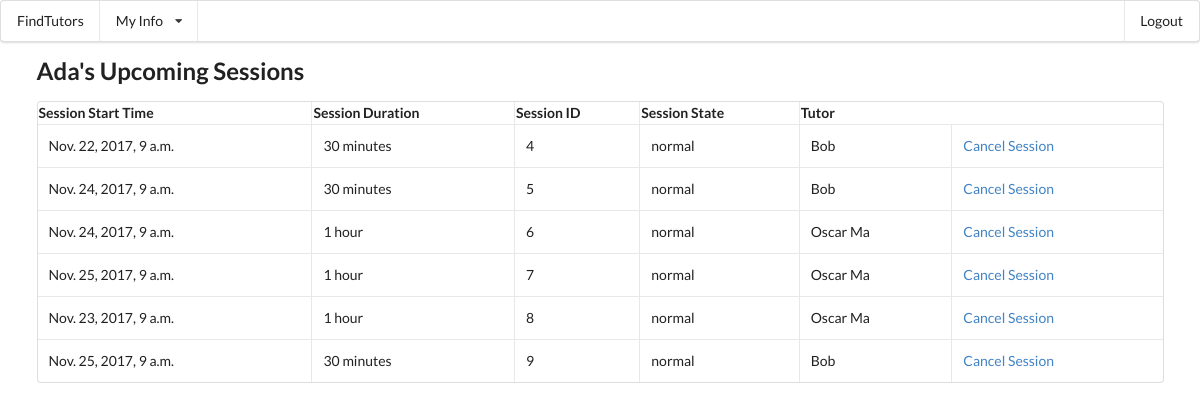
The app's page /main/upcomingSessions (signed in), older data.
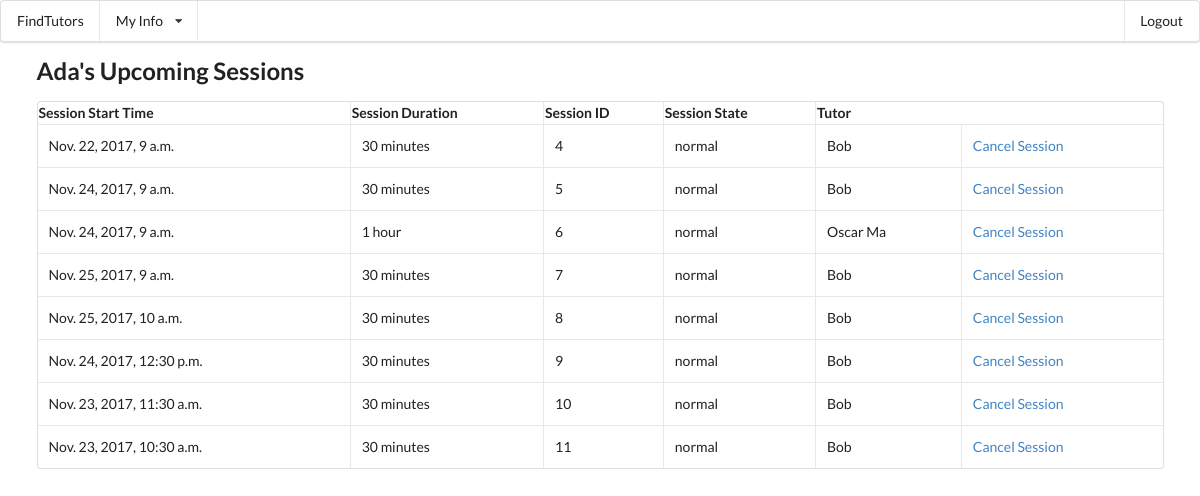
The same page, newer data.
### mainApp/models.py (models this page shows, shortened)
class Student(models.Model):
	user = models.OneToOneField(User, on_delete=models.CASCADE)
	phoneNumber=models.CharField(max_length=10)
	photo_url=models.CharField(max_length=30)
	def __str__ (self):
		return self.user.first_name

class Session(models.Model):
	coupon_used=models.BooleanField()
	session_datetime=models.DateTimeField()
	state=models.CharField(max_length=10,default='normal')#cancelled/normal/ended/locked
	review_state=models.CharField(max_length=10,default='empty')#complete
	session_student=models.ForeignKey(Student)
	session_tutor=models.ForeignKey(Tutor)

class Tutor(models.Model):
	phoneNumber=models.CharField(max_length=10)
	photo_url=models.CharField(max_length=30)
	user = models.OneToOneField(User, on_delete=models.CASCADE)
	tutor_type=models.CharField(max_length=8,default="Private")#Contract/Private
	university=models.CharField(max_length=60)
	teach_course_code=models.ManyToManyField(SubjectCode)
	subject_tag=models.CharField(max_length=60)
	hourly_rate=models.IntegerField(default=100)
	introduction=models.TextField(default="I love programming")
	activated=models.BooleanField(default=True)#profiles show to public or not
	avg_review=models.IntegerField(default=-1)
	def __str__ (self):
		return self.user.first_name

### mainApp/views.py (the view)
@login_required
def viewUpcomingSessions(request):
	this_student = request.user.student
	student_sessions = this_student.session_set.filter(state='locked') | this_student.session_set.filter(state='normal')
	context = {'student_sessions': student_sessions, 'this_student': this_student,}
	return render(request,'mainApp/viewUpcomingSessions.html',context)

### mainApp/templates/mainApp/viewUpcomingSessions.html (shortened to what this page needs)
{% extends "mainApp/base.html" %}
{% block content %}
<h2>{{this_student}}'s Upcoming Sessions</h2>
{% if student_sessions %}
<table cellspacing="20" class="ui celled table">
	<tr>
		<th>
			Session Start Time
		</th>
		<th>
			Session Duration
		</th>
		<th>
			Session ID
		</th>
		<th>
			Session State
		</th>
		<th>
			Tutor
		</th>
	</tr>
	{% for session in student_sessions %}
	<tr>
		<td>
			<p>{{session.session_datetime}}</p>
		</td>
		<td>
			<p>{% if session.session_tutor.tutor_type == 'Contract' %}30 minutes {% else %} 1 hour {% endif %}</p>
		</td>
		<td>
			<p>{{session.id}}</p>
		</td>
		<td>
			<p>{{session.state}}</p>
		</td>
		<td>
			<p>{{session.session_tutor}}</p>
		</td>
		<td>
			<a href="cancelSession/{{session.id}}">Cancel Session</a>
		</td>
	</tr>
	{% endfor %}
</table>
{% else %}
	<p>No sessions currently booked</p>
{% endif %}
{% endblock %}

### mainApp/templates/mainApp/base.html (shortened to what this page needs)
<!DOCTYPE html>
<html lang="en">
<head>
{% load static %}
         <link rel="stylesheet" type="text/css" href="{% static "mainApp/semantic.min.css" %}">
</head>
<body>
    <div class="ui menu">
	{% block alt_menu %}
	  <a class="item" href="/main/findTutors">
    FindTutors
   </a>
    <div class="ui simple dropdown item">
    My Info
    <i class="dropdown icon"></i>
  </div>
    <div class="right menu">
    <a  href='/main/logout' class="ui item">
      Logout
    </a>
  </div>
  {% endblock %}
</div>
    <div class="ui paded container" id="content">
        {% block content %}{% endblock %}
    </div>
</body>
</html>

Row changes from the older to the newer data that the page shows:
changed Session "Nov. 25, 2017, 9 a.m.": session_tutor "Oscar Ma" → "Bob"; session_tutor_id "1 hour" → "30 minutes"
changed Session id 8: session_datetime "Nov. 23, 2017, 9 a.m." → "Nov. 25, 2017, 10 a.m."; session_tutor "Oscar Ma" → "Bob"; session_tutor_id "1 hour" → "30 minutes"
changed Session id 9: session_datetime "Nov. 25, 2017, 9 a.m." → "Nov. 24, 2017, 12:30 p.m."
added Session: session_datetime "Nov. 23, 2017, 11:30 a.m.", shows "30 minutes", id "10", state "normal", session_tutor "Bob"
added Session: session_datetime "Nov. 23, 2017, 10:30 a.m.", shows "30 minutes", id "11", state "normal", session_tutor "Bob"
